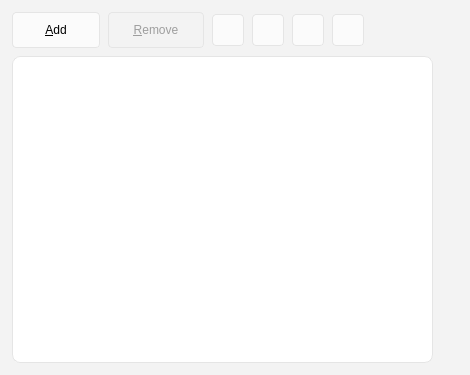
<?xml version="1.0" encoding="UTF-8"?>
<ui version="4.0">
 <class>ItemOrderList</class>
 <widget class="QWidget" name="ItemOrderList">
  <property name="geometry">
   <rect>
    <x>0</x>
    <y>0</y>
    <width>470</width>
    <height>375</height>
   </rect>
  </property>
  <property name="styleSheet">
   <string notr="true">/* Windows 11 Fluent Design base */
QWidget {
    background-color: #F3F3F3;
}
/* Fluent scrollbars */
QScrollBar:vertical, QScrollBar:horizontal {
    border: none;
    background: transparent;
    width: 8px;
    height: 8px;
    margin: 0;
}
QScrollBar::handle:vertical, QScrollBar::handle:horizontal {
    background: #C0C0C0;
    border-radius: 4px;
    min-height: 24px;
    min-width: 24px;
}
QScrollBar::handle:hover {
    background: #A0A0A0;
}
QScrollBar::add-line, QScrollBar::sub-line {
    border: none;
    background: none;
    width: 0px;
    height: 0px;
}
QScrollBar::add-page, QScrollBar::sub-page {
    background: none;
}
/* Invisible splitter handle */
QSplitter::handle {
    background: transparent;
}
/* Fluent tooltip */
QToolTip {
    background-color: #FFFFFF;
    color: #1A1A1A;
    border: 1px solid #E5E5E5;
    border-radius: 4px;
    padding: 4px 8px;
}</string>
  </property>
  <layout class="QVBoxLayout" name="verticalLayout_6">
   <property name="spacing">
    <number>8</number>
   </property>
   <property name="leftMargin">
    <number>12</number>
   </property>
   <property name="topMargin">
    <number>12</number>
   </property>
   <property name="rightMargin">
    <number>12</number>
   </property>
   <property name="bottomMargin">
    <number>12</number>
   </property>
   <item>
    <widget class="QSplitter" name="splitter">
     <property name="sizePolicy">
      <sizepolicy hsizetype="Expanding" vsizetype="MinimumExpanding">
       <horstretch>0</horstretch>
       <verstretch>0</verstretch>
      </sizepolicy>
     </property>
     <property name="minimumSize">
      <size>
       <width>320</width>
       <height>240</height>
      </size>
     </property>
     <property name="orientation">
      <enum>Qt::Horizontal</enum>
     </property>
     <property name="handleWidth">
      <number>8</number>
     </property>
     <widget class="QWidget" name="verticalLayoutWidget">
      <layout class="QVBoxLayout" name="verticalLayout">
       <property name="spacing">
        <number>8</number>
       </property>
       <item>
        <layout class="QHBoxLayout" name="horizontalLayout">
         <property name="spacing">
          <number>8</number>
         </property>
         <item>
          <widget class="QToolButton" name="pushButtonAdd">
           <property name="minimumSize">
            <size>
             <width>88</width>
             <height>32</height>
            </size>
           </property>
           <property name="styleSheet">
            <string notr="true">QToolButton {
    border-radius: 4px;
    padding: 5px 12px;
    min-height: 24px;
    border: 1px solid #E5E5E5;
    background-color: #FBFBFB;
}
QToolButton:hover {
    background-color: #F5F5F5;
}
QToolButton:pressed {
    background-color: #EDEDED;
}
QToolButton:disabled {
    background-color: #F3F3F3;
    color: #9E9E9E;
    border: 1px solid #E5E5E5;
}</string>
           </property>
           <property name="toolTip">
            <string/>
           </property>
           <property name="text">
            <string>&amp;Add</string>
           </property>
           <property name="toolButtonStyle">
            <enum>Qt::ToolButtonTextBesideIcon</enum>
           </property>
          </widget>
         </item>
         <item>
          <widget class="QToolButton" name="pushButtonRemove">
           <property name="enabled">
            <bool>false</bool>
           </property>
           <property name="minimumSize">
            <size>
             <width>96</width>
             <height>32</height>
            </size>
           </property>
           <property name="styleSheet">
            <string notr="true">QToolButton {
    border-radius: 4px;
    padding: 5px 12px;
    min-height: 24px;
    border: 1px solid #E5E5E5;
    background-color: #FBFBFB;
}
QToolButton:hover {
    background-color: #F5F5F5;
}
QToolButton:pressed {
    background-color: #EDEDED;
}
QToolButton:disabled {
    background-color: #F3F3F3;
    color: #9E9E9E;
    border: 1px solid #E5E5E5;
}</string>
           </property>
           <property name="text">
            <string>&amp;Remove</string>
           </property>
           <property name="toolButtonStyle">
            <enum>Qt::ToolButtonTextBesideIcon</enum>
           </property>
          </widget>
         </item>
         <item>
          <widget class="QToolButton" name="pushButtonUp">
           <property name="minimumSize">
            <size>
             <width>32</width>
             <height>32</height>
            </size>
           </property>
           <property name="styleSheet">
            <string notr="true">QToolButton {
    border-radius: 4px;
    padding: 4px;
    border: 1px solid #E5E5E5;
    background-color: #FBFBFB;
}
QToolButton:hover {
    background-color: #F5F5F5;
}
QToolButton:pressed {
    background-color: #EDEDED;
}
QToolButton:disabled {
    background-color: #F3F3F3;
    color: #9E9E9E;
    border: 1px solid #E5E5E5;
}</string>
           </property>
           <property name="toolTip">
            <string extracomment="Button moves current item one row up">Move up</string>
           </property>
           <property name="toolButtonStyle">
            <enum>Qt::ToolButtonIconOnly</enum>
           </property>
          </widget>
         </item>
         <item>
          <widget class="QToolButton" name="pushButtonDown">
           <property name="minimumSize">
            <size>
             <width>32</width>
             <height>32</height>
            </size>
           </property>
           <property name="styleSheet">
            <string notr="true">QToolButton {
    border-radius: 4px;
    padding: 4px;
    border: 1px solid #E5E5E5;
    background-color: #FBFBFB;
}
QToolButton:hover {
    background-color: #F5F5F5;
}
QToolButton:pressed {
    background-color: #EDEDED;
}
QToolButton:disabled {
    background-color: #F3F3F3;
    color: #9E9E9E;
    border: 1px solid #E5E5E5;
}</string>
           </property>
           <property name="toolTip">
            <string extracomment="Button moves current item one row down">Move down</string>
           </property>
           <property name="toolButtonStyle">
            <enum>Qt::ToolButtonIconOnly</enum>
           </property>
          </widget>
         </item>
         <item>
          <widget class="QToolButton" name="pushButtonTop">
           <property name="minimumSize">
            <size>
             <width>32</width>
             <height>32</height>
            </size>
           </property>
           <property name="styleSheet">
            <string notr="true">QToolButton {
    border-radius: 4px;
    padding: 4px;
    border: 1px solid #E5E5E5;
    background-color: #FBFBFB;
}
QToolButton:hover {
    background-color: #F5F5F5;
}
QToolButton:pressed {
    background-color: #EDEDED;
}
QToolButton:disabled {
    background-color: #F3F3F3;
    color: #9E9E9E;
    border: 1px solid #E5E5E5;
}</string>
           </property>
           <property name="toolTip">
            <string extracomment="Button moves current item to the top">Move to the top</string>
           </property>
           <property name="toolButtonStyle">
            <enum>Qt::ToolButtonIconOnly</enum>
           </property>
          </widget>
         </item>
         <item>
          <widget class="QToolButton" name="pushButtonBottom">
           <property name="minimumSize">
            <size>
             <width>32</width>
             <height>32</height>
            </size>
           </property>
           <property name="styleSheet">
            <string notr="true">QToolButton {
    border-radius: 4px;
    padding: 4px;
    border: 1px solid #E5E5E5;
    background-color: #FBFBFB;
}
QToolButton:hover {
    background-color: #F5F5F5;
}
QToolButton:pressed {
    background-color: #EDEDED;
}
QToolButton:disabled {
    background-color: #F3F3F3;
    color: #9E9E9E;
    border: 1px solid #E5E5E5;
}</string>
           </property>
           <property name="toolTip">
            <string extracomment="Button moves current item to the bottom">Move to the bottom</string>
           </property>
           <property name="toolButtonStyle">
            <enum>Qt::ToolButtonIconOnly</enum>
           </property>
          </widget>
         </item>
         <item>
          <spacer name="horizontalSpacer">
           <property name="orientation">
            <enum>Qt::Horizontal</enum>
           </property>
           <property name="sizeHint" stdset="0">
            <size>
             <width>40</width>
             <height>0</height>
            </size>
           </property>
          </spacer>
         </item>
        </layout>
       </item>
       <item>
        <widget class="QListWidget" name="listWidgetItems">
         <property name="styleSheet">
          <string notr="true">QListWidget {
    border-radius: 8px;
    border: 1px solid #E5E5E5;
    background-color: #FFFFFF;
}
QListWidget::item {
    padding: 4px 8px;
    border-radius: 4px;
}
QListWidget::item:selected {
    background-color: #0078D4;
    color: #FFFFFF;
}</string>
         </property>
         <property name="dragDropMode">
          <enum>QAbstractItemView::InternalMove</enum>
         </property>
         <property name="selectionMode">
          <enum>QAbstractItemView::ExtendedSelection</enum>
         </property>
        </widget>
       </item>
      </layout>
     </widget>
     <widget class="QWidget" name="widgetParent" native="true">
      <property name="focusPolicy">
       <enum>Qt::StrongFocus</enum>
      </property>
      <layout class="QVBoxLayout" name="widgetLayout">
       <property name="spacing">
        <number>8</number>
       </property>
       <property name="leftMargin">
        <number>8</number>
       </property>
       <property name="topMargin">
        <number>8</number>
       </property>
       <property name="rightMargin">
        <number>8</number>
       </property>
       <property name="bottomMargin">
        <number>8</number>
       </property>
      </layout>
     </widget>
    </widget>
   </item>
  </layout>
 </widget>
 <tabstops>
  <tabstop>listWidgetItems</tabstop>
  <tabstop>widgetParent</tabstop>
  <tabstop>pushButtonAdd</tabstop>
  <tabstop>pushButtonRemove</tabstop>
 </tabstops>
 <resources/>
 <connections/>
</ui>
